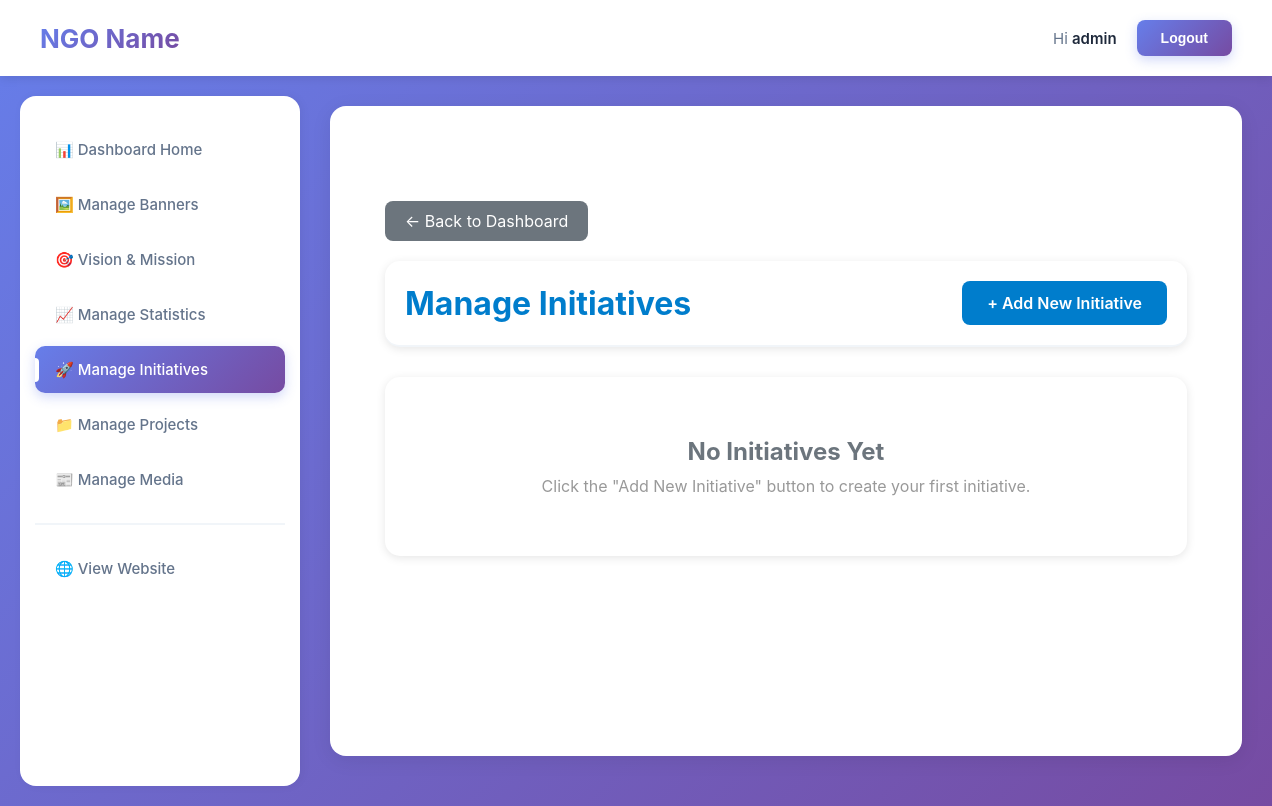
The page /dashboard/manage-initiative/ (signed in) on the database as committed earlier.
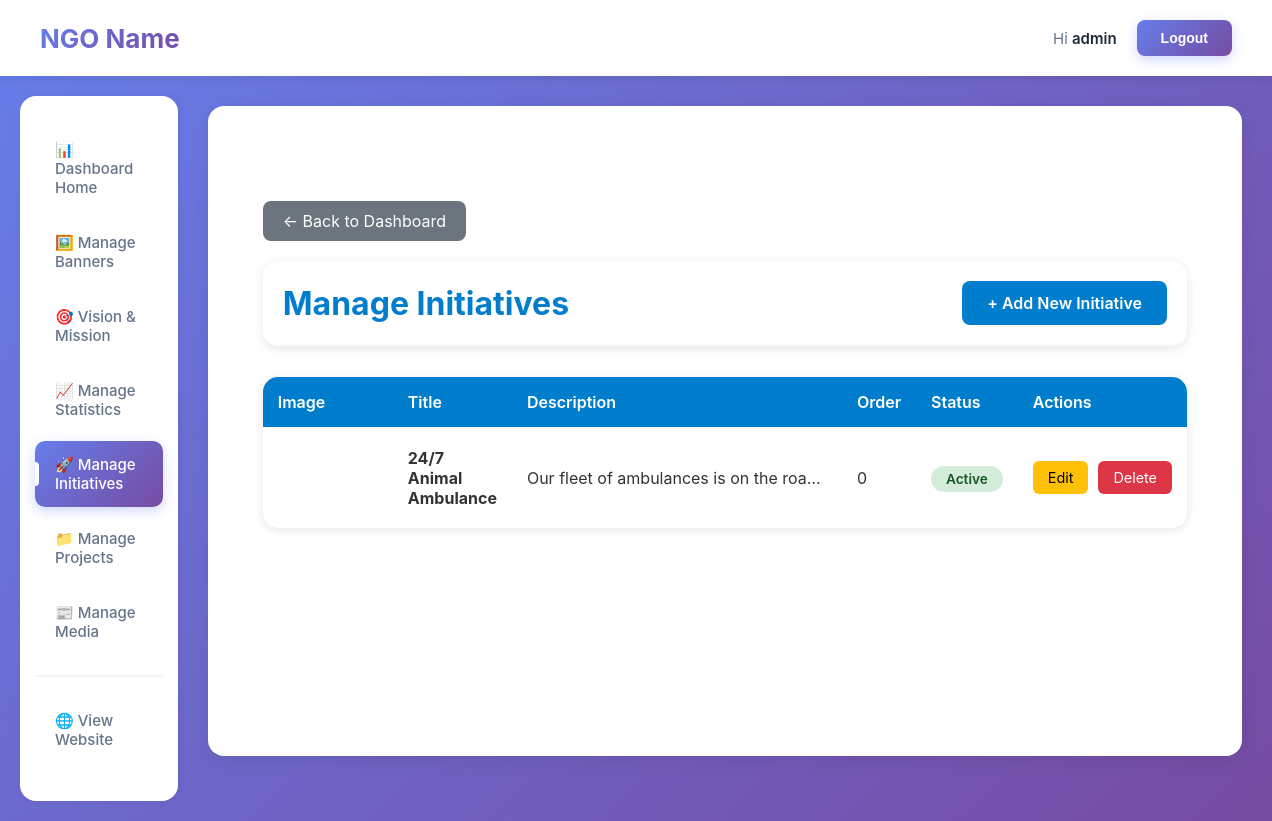
The same page on the database as committed later.
### Homepage/models.py (models this page shows, shortened)
class Initiative(models.Model):
    title = models.CharField(max_length=200)
    description = models.TextField()
    image = models.ImageField(
        upload_to='initiatives/',
        validators=[FileExtensionValidator(['jpg', 'jpeg', 'png', 'webp'])],
        help_text="Recommended size: 600x400px"
    )
    order = models.IntegerField(default=0, help_text="Lower numbers appear first")
    status = models.BooleanField(default=True, help_text="Active/Inactive")
    created_at = models.DateTimeField(default=timezone.now, editable=False)
    updated_at = models.DateTimeField(auto_now=True)
    class Meta:
        ordering = ['order', '-created_at']
        verbose_name = "Initiative"
        verbose_name_plural = "Initiatives"

### Homepage/views.py (the view)
# urls.py: path('dashboard/manage-initiative/', views.manage_initiative, name='dashboard_manage_initiative'),
@staff_member_required(login_url='/auth/login/')
def manage_initiative(request):
    initiatives = Initiative.objects.all().order_by('order')
    return render(request, 'dashboard/manage_initiative.html', {'initiatives': initiatives})

### Homepage/templates/dashboard/manage_initiative.html (shortened to what this page needs)
{% extends 'dashboard/base.html' %}
{% block content %}
<div class="dashboard-container">
    <a href="{% url 'dashboard_home' %}" class="btn-back">← Back to Dashboard</a>
    <div class="content-header">
        <h1>Manage Initiatives</h1>
        <a href="{% url 'dashboard_manage_initiative_add' %}" class="btn-add">+ Add New Initiative</a>
    </div>
    {% if initiatives %}
    <div class="initiatives-table">
        <table>
            <thead>
                <tr>
                    <th>Image</th>
                    <th>Title</th>
                    <th>Description</th>
                    <th>Order</th>
                    <th>Status</th>
                    <th>Actions</th>
                </tr>
            </thead>
            <tbody>
                {% for initiative in initiatives %}
                <tr>
                    <td>
                        <img src="{{ initiative.image.url }}" alt="{{ initiative.title }}" class="initiative-image">
                    </td>
                    <td><strong>{{ initiative.title }}</strong></td>
                    <td>
                        <div class="description-preview">{{ initiative.description }}</div>
                    </td>
                    <td>{{ initiative.order }}</td>
                    <td>
                        {% if initiative.status %}
                        <span class="badge badge-active">Active</span>
                        {% else %}
                        <span class="badge badge-inactive">Inactive</span>
                        {% endif %}
                    </td>
                    <td>
                        <div class="action-buttons">
                            <a href="{% url 'dashboard_manage_initiative_edit' initiative.pk %}" class="btn-edit">Edit</a>
                            <a href="{% url 'dashboard_manage_initiative_delete' initiative.pk %}" class="btn-delete">Delete</a>
                        </div>
                    </td>
                </tr>
                {% endfor %}
            </tbody>
        </table>
    </div>
    {% else %}
    <div class="empty-state">
        <h2>No Initiatives Yet</h2>
        <p>Click the "Add New Initiative" button to create your first initiative.</p>
    </div>
    {% endif %}
</div>
{% endblock %}

Rows that differ between the two databases and show on the page:
added Initiative: image (picture), title "24/7 Animal Ambulance", description "Our fleet of ambulances is on the roa…", order "0", status "Active"
Other text that changed with them:
text no longer shown: "No Initiatives Yet Click the \"Add New Initiative\" button to create your first initiative."
text now shown: "Image Title Description Order Status Actions"
